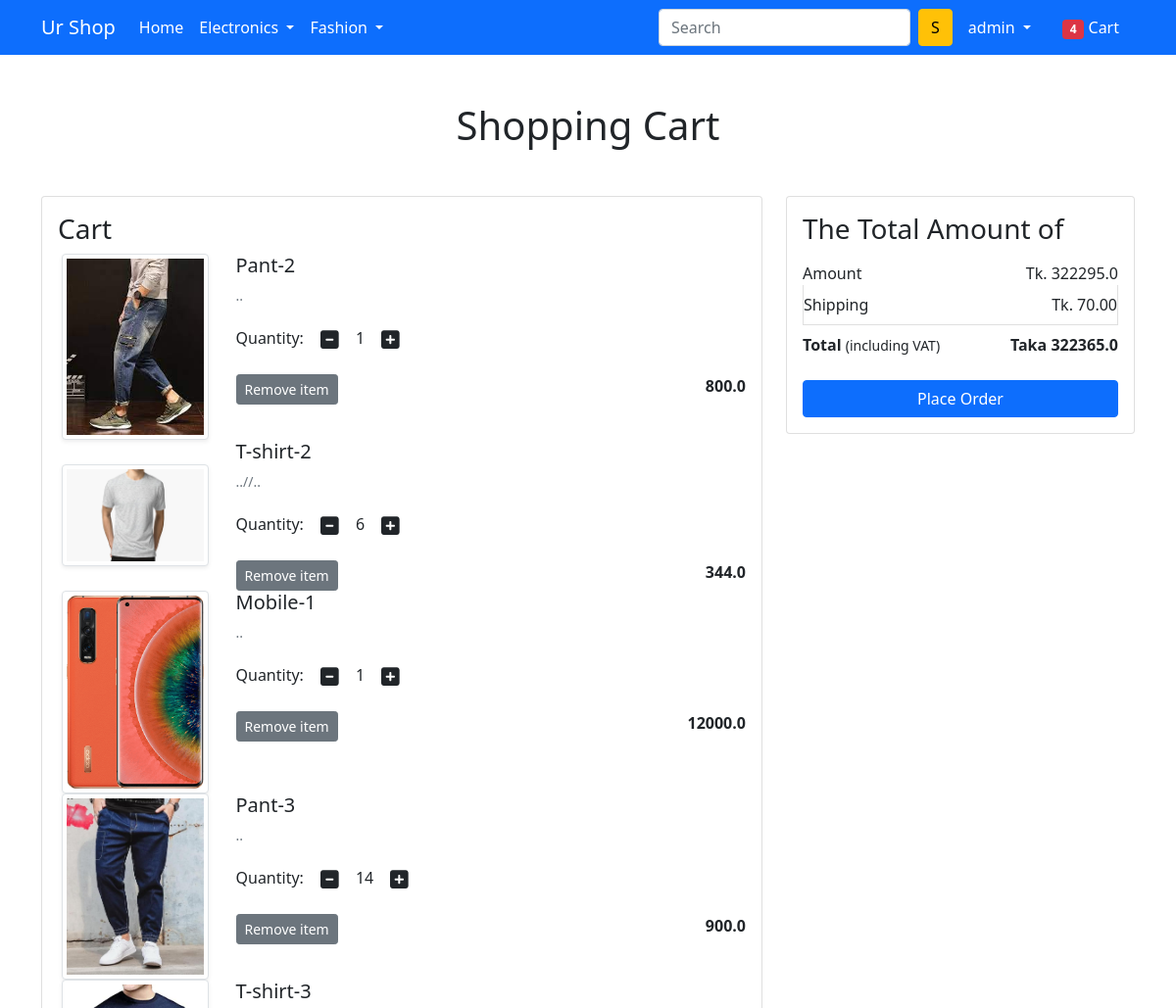
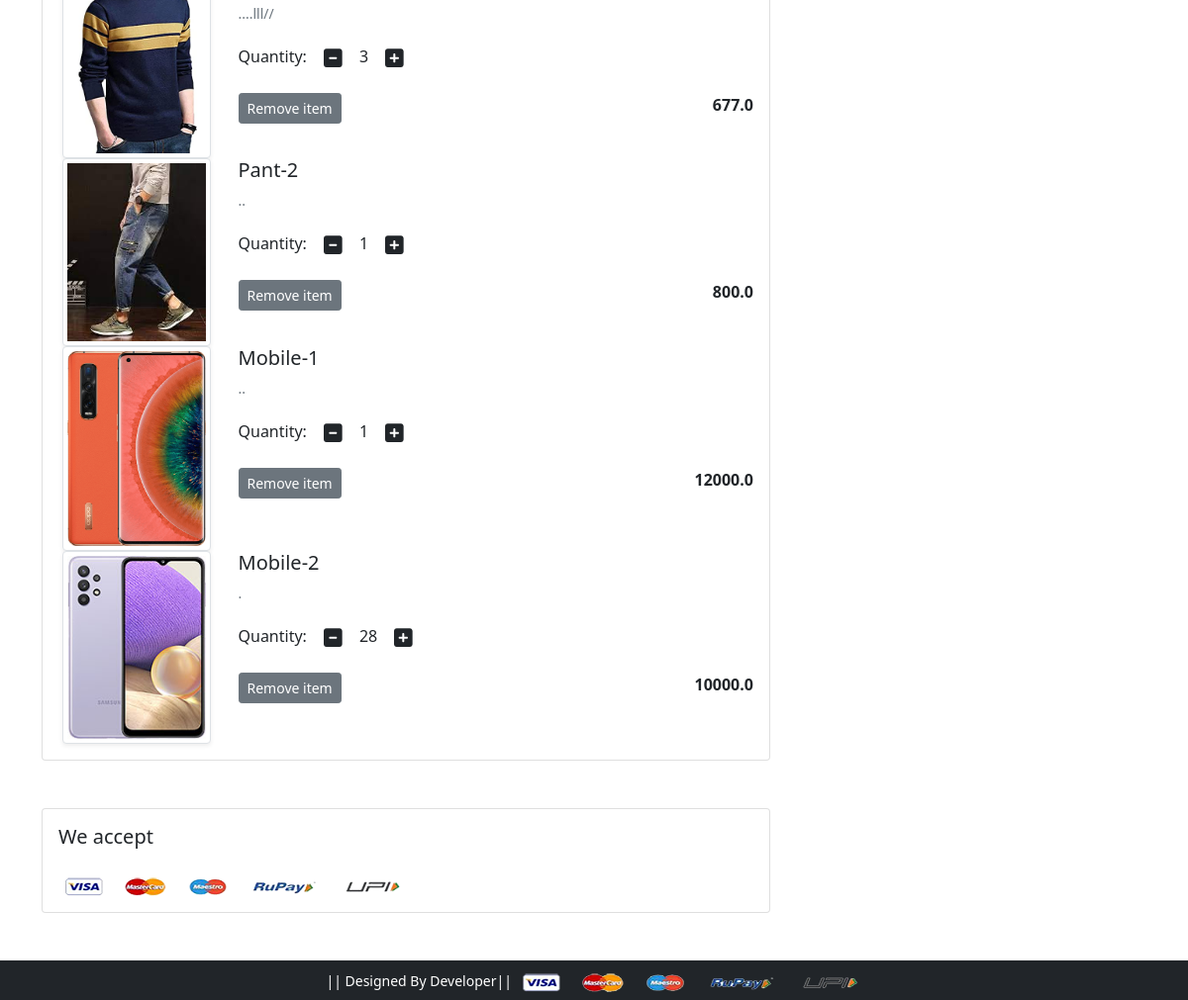
The page /cart/ (signed in) on the database as committed earlier (2 pictures, top to bottom).
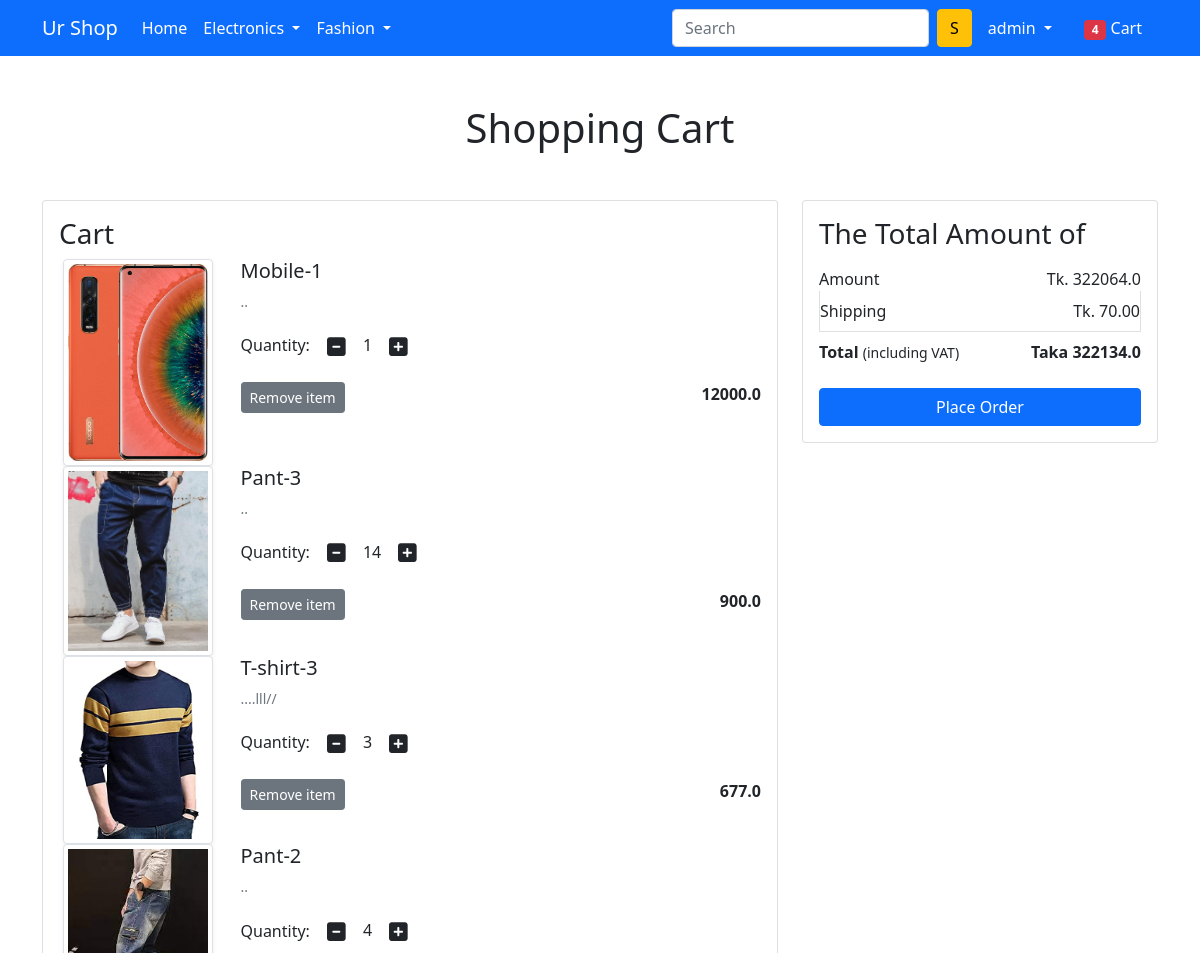
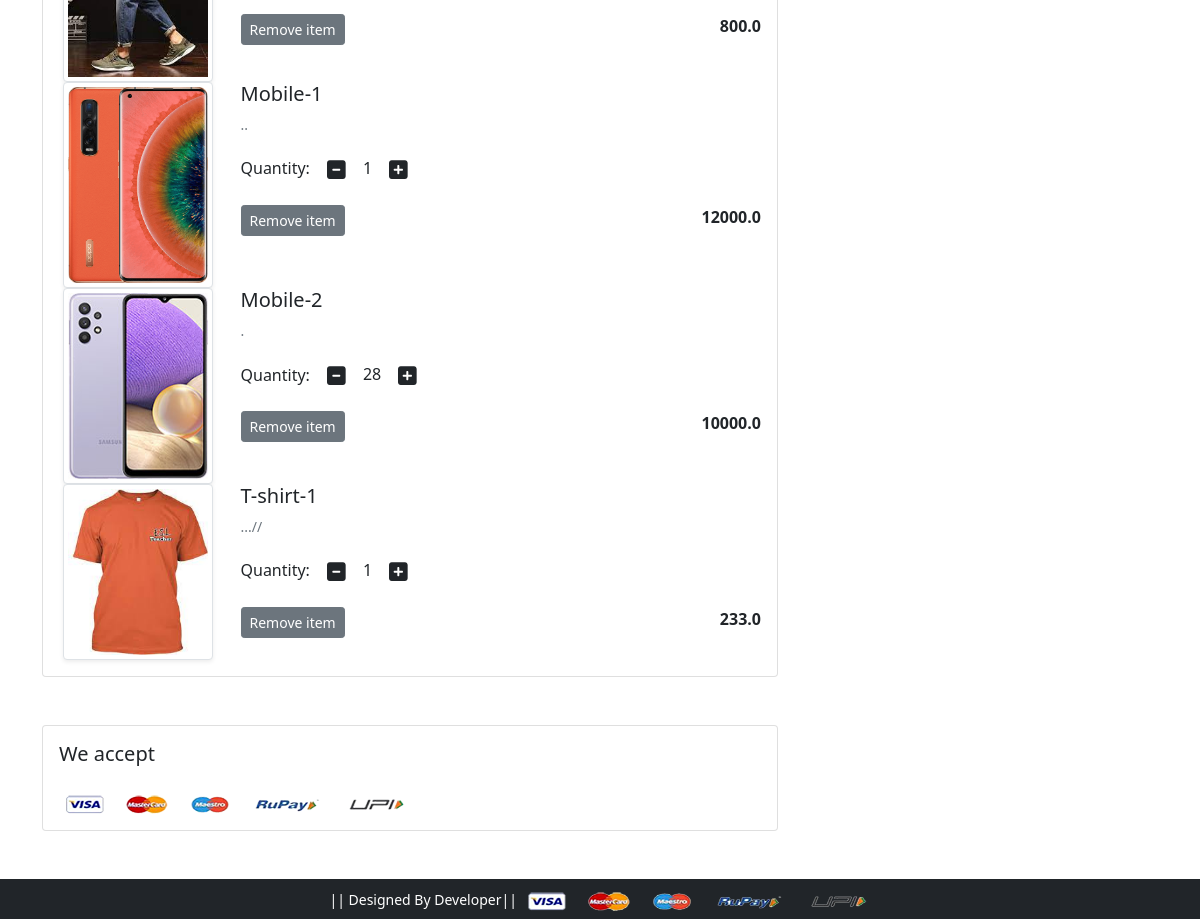
The same page on the database as committed later (2 pictures, top to bottom).
### app/models.py (models this page shows, shortened)
class Cart(models.Model):
    user = models.ForeignKey(User, on_delete=models.CASCADE)
    product = models.ForeignKey(Product, on_delete=models.CASCADE)
    quantity = models.PositiveIntegerField(default=1)
    def __str__(self):
        return str(self.id)

class Product(models.Model):
    title = models.CharField(max_length=200)
    selling_price = models.FloatField()
    discounted_price = models.FloatField()
    description = models.TextField()
    brand = models.CharField(max_length=22)
    category = models.CharField(choices=CATEGORY_CHOICES, max_length=2)
    product_image = models.ImageField(upload_to='productimg')

### app/views.py (the view)
# urls.py: path('cart/', views.show_cart, name='show_cart'),
def show_cart(request):
    if request.user.is_authenticated:
        user = request.user
        carts = Cart.objects.filter(user=user)
        cart_product = [p for p in carts]
        amount = 0.0
        shipping_amount = 70.0
        total_amount = 0.0
        print(cart_product)
        if cart_product:
            for p in cart_product:
                temp_amount = (p.quantity * p.product.discounted_price)
                amount += temp_amount
                total_amount = amount + shipping_amount
                print(p)
            return render(request, 'app/addtocart.html',
                          {'carts': carts, 'amount': amount, 'total_amount': total_amount})
        else:
            return render(request, 'app/empty_cart.html')

### app/templates/app/addtocart.html (shortened to what this page needs)
{% extends 'app/base.html' %}
{% load static %}
{% block main-content %}
<div class="container my-5">
 <div class="row">
  <h1 class="text-center mb-5">Shopping Cart</h1>
  <div class="col-sm-8">
  <div class="card">
   <div class="card-body">
    <h3>Cart</h3>
    {% for cart in carts %}
    <div class="row">
     <div class="col-sm-3 text-center align-self-center"><img src="{{cart.product.product_image.url}}" alt="" srcset="" class="img-fluid img-thumbnail shadow-sm" height="150" width="150"> </div>
     <div class="col-sm-9">
      <div>
       <h5>{{cart.product.title}}</h5>
       <p class="mb-2 text-muted small">{{cart.product.description}}</p>
       <div class="my-3">
        <label for="quantity">Quantity:</label>
        <a class="minus-cart btn" pid="{{cart.product.id}}"><i class="fas fa-minus-square fa-lg"></i></a>
          <span id="quantity">{{cart.quantity}}</span>
        <a class="plus-cart btn" pid="{{cart.product.id}}"><i class="fas fa-plus-square fa-lg"></i></a>
       </div>
       <div class="d-flex justify-content-between">
        <a href="#" class="btn btn-sm btn-secondary mr-3" pid="{{cart.product.id}}">Remove item </a>
        <p class="mb-0"><span><strong>{{cart.product.discounted_price}}</strong></span></p>
       </div>
      </div>
     </div>
    </div>
    {% endfor %}
   </div>
   </div>
  </div>
  <div class="col-sm-4">
   <div class="card">
    <div class="card-body">
      <h3>The Total Amount of</h3>
      <ul class="list-group">
       <li class="list-group-item d-flex justify-content-between align-items-center border-0 px-0 pb-0">Amount<span>Tk. {{amount}}</span></li>
       <li class="list-group-item d-flex justify-content-between align-items-center px-0">Shipping<span>Tk. 70.00</span></li>
       <li class="list-group-item d-flex justify-content-between align-items-center border-0 px-0 mb-3">
        <div>
           <strong>Total</strong> <small>(including VAT)</small>
         </div>
         <span><strong>Taka {{total_amount}}</strong></span>
       </li>
      </ul>
      <div class="d-grid"><a href="{% url 'checkout' %}" class="btn btn-primary">Place Order</a></div>
    </div>
   </div>
  </div>
 </div>
</div>
<div class="container">
 <div class="row">
  <div class="col-sm-8">
   <div class="card">
    <div class="card-body">
      <h5 class="mb-4">We accept</h5>
      <img src="{% static 'app/images/payment.png' %}" alt="" class="img-fluid">
    </div>
  </div>
  </div>
 </div>
</div>
{% endblock main-content %}

### app/templates/app/base.html (shortened to what this page needs)
<!doctype html>
{% load static %}
<html lang="en">
  <head>
    <link href="https://cdn.jsdelivr.net/npm/bootstrap@5.0.0-beta1/dist/css/bootstrap.min.css" rel="stylesheet">
    <link rel="stylesheet" href="{% static 'app/css/owl.carousel.min.css' %}">
    <link rel="stylesheet" href="{% static 'app/css/all.min.css' %}">
    <link rel="stylesheet" href="{% static 'app/css/style.css' %}">
  </head>
  <body>
    <nav class="navbar navbar-expand-lg navbar-dark bg-primary">
     <div class="container">
       <a class="navbar-brand" href="/">Ur Shop</a>
       <div class="collapse navbar-collapse" id="navbarSupportedContent">
         <ul class="navbar-nav me-auto mb-2 mb-lg-0">
           <li class="nav-item">
             <a class="nav-link active" aria-current="page" href="/">Home</a>
           </li>
           <li class="nav-item dropdown">
             <a class="nav-link dropdown-toggle text-white" href="#" id="electronicsDropdown" role="button" data-bs-toggle="dropdown" aria-expanded="false">
               Electronics
             </a>
           </li>
           <li class="nav-item dropdown">
             <a class="nav-link dropdown-toggle text-white" href="#" id="fashionDropdown" role="button" data-bs-toggle="dropdown" aria-expanded="false">
               Fashion
             </a>
           </li>
         </ul>
         <form class="d-flex">
           <input class="form-control me-2" type="search" placeholder="Search" aria-label="Search">
           <button class="btn btn-warning" type="submit">S</button>
         </form>
         <div>
          <ul class="navbar-nav me-auto mb-2 mb-lg-0">
              {% if request.user.is_authenticated %}
           <li class="nav-item dropdown mx-2">
              <a class="nav-link dropdown-toggle text-white" href="#" id="profileDropdown" role="button" data-bs-toggle="dropdown" aria-expanded="false">
                {{ request.user.username }}
              </a>
            </li>
            <li class="nav-item mx-2">
             <a href="{% url 'show_cart' %}" class="nav-link text-white"><span class="badge bg-danger">4</span> Cart </a>
            </li>
              {% endif %}
          </ul>
         </div>
       </div>
     </div>
    </nav>
    {% block main-content %} {% endblock main-content %}
    <footer class="container-fluid bg-dark text-center p-2 mt-5">
        <small class="text-white"> || Designed By  Developer|| </small>
        <img src="{% static 'app/images/payment.png' %}" alt="" srcset="" class="img-fluid" height="2px">
    </footer>
  </body>
</html>

Rows that differ between the two databases and show on the page:
removed Cart: product.product_image (picture), product "Pant-2", product.description "..", quantity "1", product.discounted_price "800.0"
removed Cart: product.product_image (picture), product "T-shirt-2", product.description "..//..", quantity "6", product.discounted_price "344.0"
changed Cart "Pant-2": quantity "1" → "4"
added Cart: product.product_image (picture), product "T-shirt-1", product.description "...//", quantity "1", product.discounted_price "233.0"
Other text that changed with them:
{{ amount }}: "322295.0" → "322064.0"
{{ total_amount }}: "322365.0" → "322134.0"
